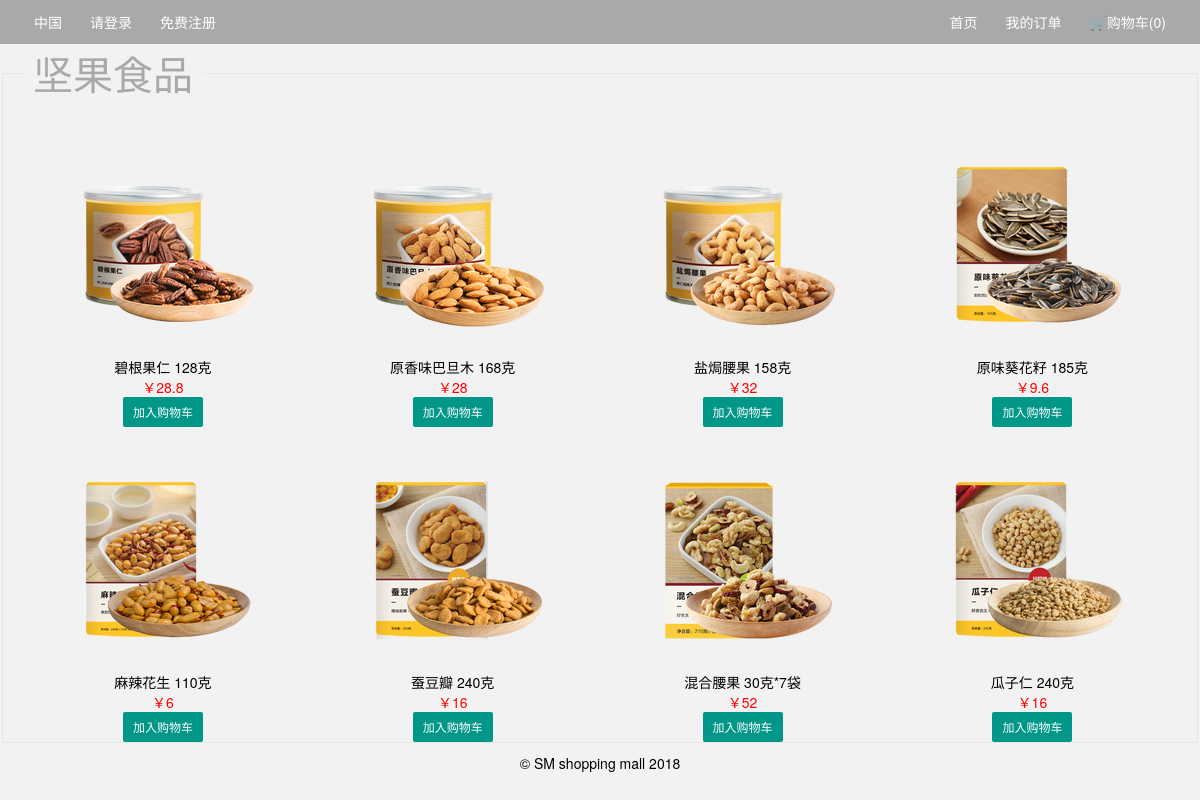
Page /list.php?cate_id=2 on the committed database.
### tables this page shows
CREATE TABLE `cates` (
  `cate_id` int(10) unsigned NOT NULL AUTO_INCREMENT,
  `name` varchar(255) NOT NULL,
  PRIMARY KEY (`cate_id`)
);

CREATE TABLE `goods` (
  `good_id` int(10) unsigned NOT NULL AUTO_INCREMENT,
  `name` varchar(255) NOT NULL,
  `price` double NOT NULL,
  `cate_id` int(10) unsigned NOT NULL,
  `coverpic` varchar(255) NOT NULL,
  PRIMARY KEY (`good_id`)
);

### list.php (the view, shortened to what this page needs)
<?php
require_once 'common.php';
?>
<!DOCTYPE html>
<html lang="en">
<head>
    <link rel="stylesheet" type="text/css" href="css/test.css" />
    <link rel="stylesheet" href="res/layui/css/layui.css">
</head>
<body bgcolor="#f2f2f2">
<div class="ran">
    <?php
    require_once 'header.php';
    $cate = mysqli_fetch_array(mysqli_query($link,"select * from cates where cate_id=".intval($_GET['cate_id'])));
    ?>
</div>
<fieldset class="layui-elem-field">
    <legend><h1 style="color:#A9A9A9;font-family:华文新魏 "><?=$cate['name']?></h1></legend>
    <div class="layui-field-box goodslist">
        <ul>
            <?php
            $rs = mysqli_query($link,"select * from goods where cate_id={$cate['cate_id']}");
            while($row=mysqli_fetch_assoc($rs)){
                echo "<li><form method='post'>
                    <input type='hidden' name='good_id' value='{$row['good_id']}' />
                    <img src=\"{$row['coverpic']}\"/>
                    <p>{$row['name']}</p>
                    <p style='color:red'>￥{$row['price']}</p>
                    <button type='submit' class='layui-btn layui-btn-sm' value='true' name='addtocart'>加入购物车</button>
                </form></li>";
            }
            ?>
        </ul>
    </div>
</fieldset>
</body>
<div class="layui-footer" style="left:0px;text-align: center">
    © SM shopping mall 2018
</div>

### res/layui/css/layui.css (style rules this page uses)
.layui-inline,img { display:inline-block;vertical-align:middle }
h1,h2,h3,h4,h5,h6 { font-weight:400 }
.layui-btn,.layui-edge,.layui-inline,img { vertical-align:middle }
.layui-btn,.layui-disabled,.layui-icon,.layui-unselect { -webkit-user-select:none;-ms-user-select:none;-moz-user-select:none }
blockquote,body,button,dd,div,dl,dt,form,h1,h2,h3,h4,h5,h6,input,li,ol,p,pre,td,textarea,th,ul { margin:0;padding:0;-webkit-tap-highlight-color:rgba(0,0,0,0) }
img { border:none }
li { list-style:none }
button,input,optgroup,option,select,textarea { font-family:inherit;font-size:inherit;font-style:inherit;font-weight:inherit;outline:0 }
body { line-height:24px;font:14px Helvetica Neue,Helvetica,PingFang SC,Tahoma,Arial,sans-serif }
.layui-btn,.layui-input,.layui-select,.layui-textarea,.layui-upload-button { outline:0;-webkit-appearance:none;transition:all .3s;-webkit-transition:all .3s;box-sizing:border-box }
.layui-elem-field { margin-bottom:10px;padding:0;border-width:1px;border-style:solid }
.layui-elem-field legend { margin-left:20px;padding:0 10px;font-size:20px;font-weight:300 }
.layui-field-box { padding:10px 15px }
.layui-badge-rim,.layui-colla-content,.layui-colla-item,.layui-collapse,.layui-elem-field,.layui-form-pane .layui-form-item[pane],.layui-form-pane .layui-form-label,.layui-input,.layui-layedit,.layui-layedit-tool,.layui-quote-nm,.layui-select,.layui-tab-bar,.layui-tab-card,.layui-tab-title,.layui-tab-title .layui-this:after,.layui-textarea { border-color:#e6e6e6 }
.layui-btn { display:inline-block;height:38px;line-height:38px;padding:0 18px;background-color:#009688;color:#fff;white-space:nowrap;text-align:center;font-size:14px;border:none;border-radius:2px;cursor:pointer }
.layui-btn-sm { height:30px;line-height:30px;padding:0 10px;font-size:12px }

### list.php (style rules this page uses)
.ran { width:100%; text-align: center; }
.goodslist li { float:left; width:24.9%; text-align:center; }

### rows in the picture
cates: name "坚果食品"
goods: coverpic (picture), name "碧根果仁 128克", price "28.8"
goods: coverpic (picture), name "原香味巴旦木 168克", price "28"
goods: coverpic (picture), name "盐焗腰果 158克", price "32"
goods: coverpic (picture), name "原味葵花籽 185克", price "9.6"
goods: coverpic (picture), name "麻辣花生 110克", price "6"
goods: coverpic (picture), name "蚕豆瓣 240克", price "16"
goods: coverpic (picture), name "混合腰果 30克*7袋", price "52"
goods: coverpic (picture), name "瓜子仁 240克", price "16"

### other values in the picture
count($_SESSION['cart']) "0"
